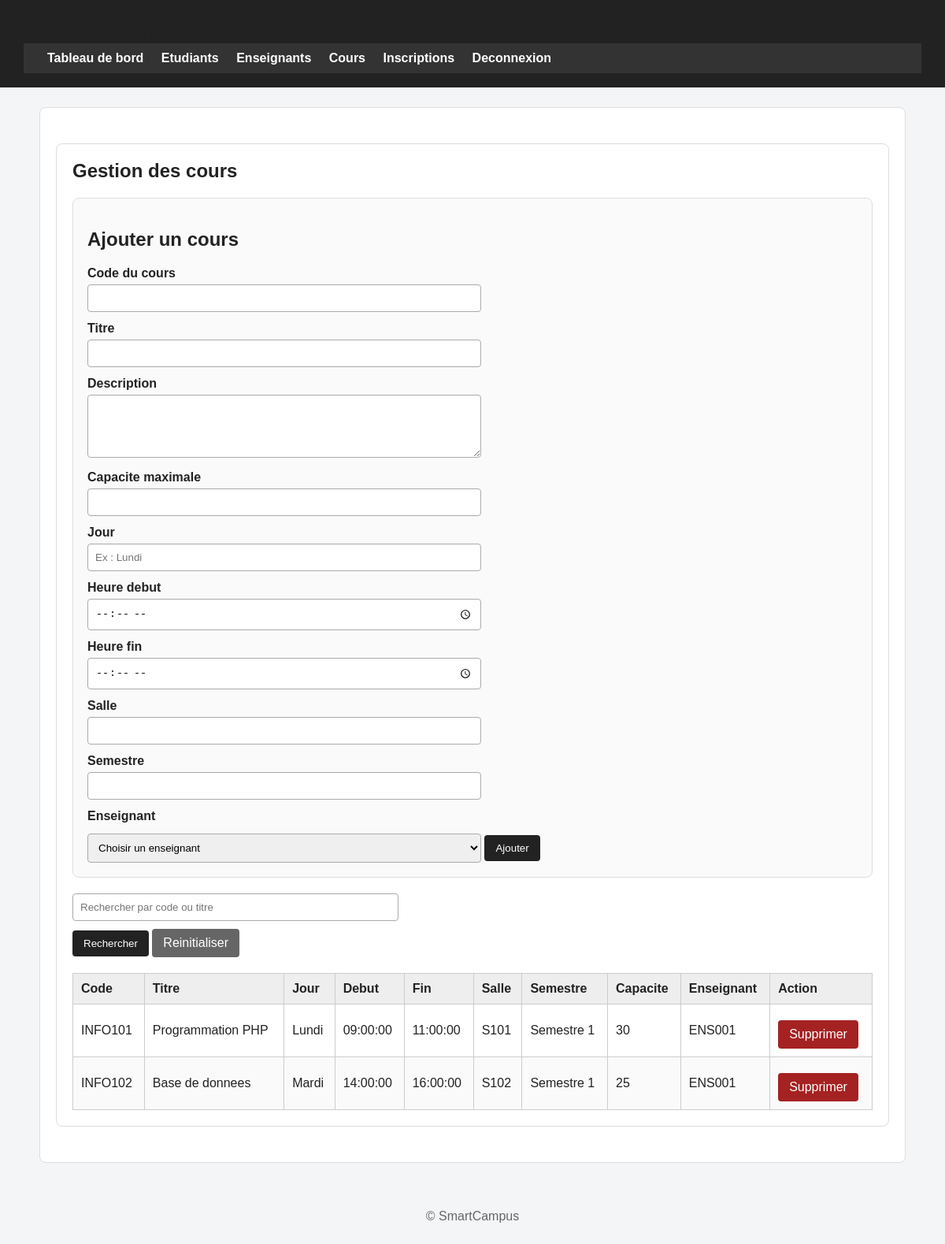
The page /admin/cours.php (signed in) on the database its author committed.
### tables this page shows
CREATE TABLE cours (
    id_cours INT AUTO_INCREMENT PRIMARY KEY,
    code_cours VARCHAR(50) NOT NULL,
    titre VARCHAR(150) NOT NULL,
    description TEXT,
    capacite_max INT NOT NULL,
    jour VARCHAR(20) NOT NULL,
    heure_debut TIME NOT NULL,
    heure_fin TIME NOT NULL,
    salle VARCHAR(50) NOT NULL,
    semestre VARCHAR(50) NOT NULL,
    id_enseignant INT NOT NULL,
    UNIQUE (code_cours),
    CONSTRAINT fk_cours_enseignant
        FOREIGN KEY (id_enseignant) REFERENCES enseignant(id_enseignant)
);

CREATE TABLE enseignant (
    id_enseignant INT AUTO_INCREMENT PRIMARY KEY,
    numero_enseignant VARCHAR(50) NOT NULL,
    specialite VARCHAR(100) NOT NULL,
    bureau VARCHAR(50),
    telephone VARCHAR(30),
    id_user INT NOT NULL,
    UNIQUE (numero_enseignant),
    CONSTRAINT fk_enseignant_utilisateur
        FOREIGN KEY (id_user) REFERENCES utilisateur(id_user)
);

### admin/cours.php (the view, shortened to what this page needs)
<?php
require_once __DIR__ . '/../config/db.php';
$recherche = trim($_GET['recherche'] ?? '');
if ($recherche !== '') {
    $stmt_liste = mysqli_prepare(
        $conn,
        "SELECT cours.*, enseignant.numero_enseignant
         FROM cours
         LEFT JOIN enseignant ON cours.id_enseignant = enseignant.id_enseignant
         WHERE cours.code_cours LIKE ? OR cours.titre LIKE ?
         ORDER BY cours.code_cours"
    );
    if ($stmt_liste) {
        $mot_cle = "%" . $recherche . "%";
        mysqli_stmt_bind_param($stmt_liste, "ss", $mot_cle, $mot_cle);
        mysqli_stmt_execute($stmt_liste);
        $resultat = mysqli_stmt_get_result($stmt_liste);
    } else {
        $resultat = false;
    }
} else {
    $resultat = mysqli_query(
        $conn,
        "SELECT cours.*, enseignant.numero_enseignant
         FROM cours
         LEFT JOIN enseignant ON cours.id_enseignant = enseignant.id_enseignant
         ORDER BY cours.code_cours"
    );
}
include __DIR__ . '/../includes/header.php';
?>
<section class="container">
    <h1>Gestion des cours</h1>
    <section class="form-card">
        <h2>Ajouter un cours</h2>
        <form method="post" action="cours.php">
            <label>Code du cours</label>
            <input type="text" name="code_cours" required>
            <label>Titre</label>
            <input type="text" name="titre" required>
            <label>Description</label>
            <textarea name="description"></textarea>
            <label>Capacite maximale</label>
            <input type="number" name="capacite_max" min="1" required>
            <label>Jour</label>
            <input type="text" name="jour" placeholder="Ex : Lundi" required>
            <label>Heure debut</label>
            <input type="time" name="heure_debut" required>
            <label>Heure fin</label>
            <input type="time" name="heure_fin" required>
            <label>Salle</label>
            <input type="text" name="salle" required>
            <label>Semestre</label>
            <input type="text" name="semestre" required>
            <label>Enseignant</label>
            <select name="id_enseignant" required>
                <option value="">Choisir un enseignant</option>
            </select>
            <button type="submit" name="ajouter_cours">Ajouter</button>
        </form>
    </section>
    <section class="toolbar">
        <form method="get" action="cours.php">
            <input type="text" name="recherche" placeholder="Rechercher par code ou titre" value="<?php echo htmlspecialchars($recherche); ?>">
            <button type="submit">Rechercher</button>
            <a class="button secondary" href="cours.php">Reinitialiser</a>
        </form>
    </section>
    <table>
        <thead>
            <tr>
                <th>Code</th>
                <th>Titre</th>
                <th>Jour</th>
                <th>Debut</th>
                <th>Fin</th>
                <th>Salle</th>
                <th>Semestre</th>
                <th>Capacite</th>
                <th>Enseignant</th>
                <th>Action</th>
            </tr>
        </thead>
        <tbody>
            <?php if ($resultat && mysqli_num_rows($resultat) > 0): ?>
                <?php while ($cours = mysqli_fetch_assoc($resultat)): ?>
                    <tr>
                        <td><?php echo htmlspecialchars($cours['code_cours']); ?></td>
                        <td><?php echo htmlspecialchars($cours['titre']); ?></td>
                        <td><?php echo htmlspecialchars($cours['jour']); ?></td>
                        <td><?php echo htmlspecialchars($cours['heure_debut']); ?></td>
                        <td><?php echo htmlspecialchars($cours['heure_fin']); ?></td>
                        <td><?php echo htmlspecialchars($cours['salle']); ?></td>
                        <td><?php echo htmlspecialchars($cours['semestre']); ?></td>
                        <td><?php echo htmlspecialchars($cours['capacite_max']); ?></td>
                        <td><?php echo htmlspecialchars($cours['numero_enseignant'] ?? 'Non defini'); ?></td>
                        <td>
                            <a class="button danger js-confirm-delete" href="cours.php?supprimer=<?php echo $cours['id_cours']; ?>" data-confirm="Supprimer ce cours ?">Supprimer</a>
                        </td>
                    </tr>
                <?php endwhile; ?>
            <?php else: ?>
                <tr><td colspan="10">Aucun cours trouve.</td></tr>
            <?php endif; ?>
        </tbody>
    </table>
</section>
<?php include __DIR__ . '/../includes/footer.php'; ?>

### assets/css/style.css (style rules this page uses)
* { box-sizing: border-box; }
body { margin: 0; font-family: Arial, Helvetica, sans-serif; background: #f4f5f7; color: #222; }
.container, main { max-width: 1100px; margin: 25px auto; padding: 20px; background: white; border: 1px solid #ddd; border-radius: 8px; }
h1 { margin-top: 0; color: #222; }
.toolbar { display: flex; justify-content: space-between; align-items: center; gap: 15px; margin-bottom: 20px; flex-wrap: wrap; }
.form-card { border: 1px solid #ddd; background: #fafafa; padding: 18px; border-radius: 8px; margin-bottom: 20px; }
label { display: block; margin-top: 12px; margin-bottom: 5px; font-weight: bold; }
input, select, textarea { width: 100%; max-width: 500px; padding: 9px; border: 1px solid #aaa; border-radius: 4px; }
textarea { min-height: 80px; }
button, .button { display: inline-block; border: none; background: #222; color: white; padding: 9px 14px; border-radius: 4px; text-decoration: none; cursor: pointer; margin-top: 10px; }
.button.secondary { background: #666; }
.button.danger { background: #a52222; }
table { width: 100%; border-collapse: collapse; margin-top: 15px; background: white; }
th, td { border: 1px solid #ccc; padding: 10px; text-align: left; }
th { background: #eee; }
tr:nth-child(even) { background: #fafafa; }

### rows shown on the page
cours: code_cours "INFO101", titre "Programmation PHP", jour "Lundi", heure_debut "09:00:00", heure_fin "11:00:00", salle "S101", semestre "Semestre 1", capacite_max "30", id_enseignant.numero_enseignant "ENS001"
cours: code_cours "INFO102", titre "Base de donnees", jour "Mardi", heure_debut "14:00:00", heure_fin "16:00:00", salle "S102", semestre "Semestre 1", capacite_max "25", id_enseignant.numero_enseignant "ENS001"
